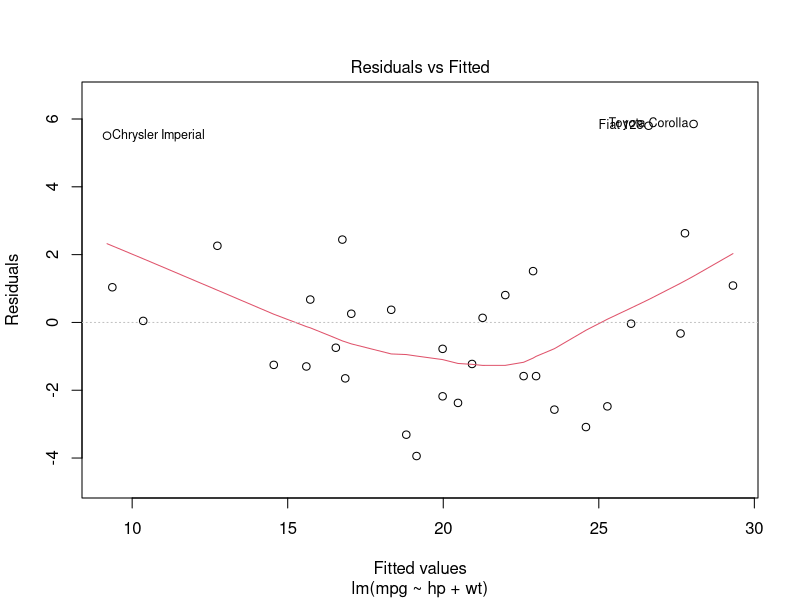
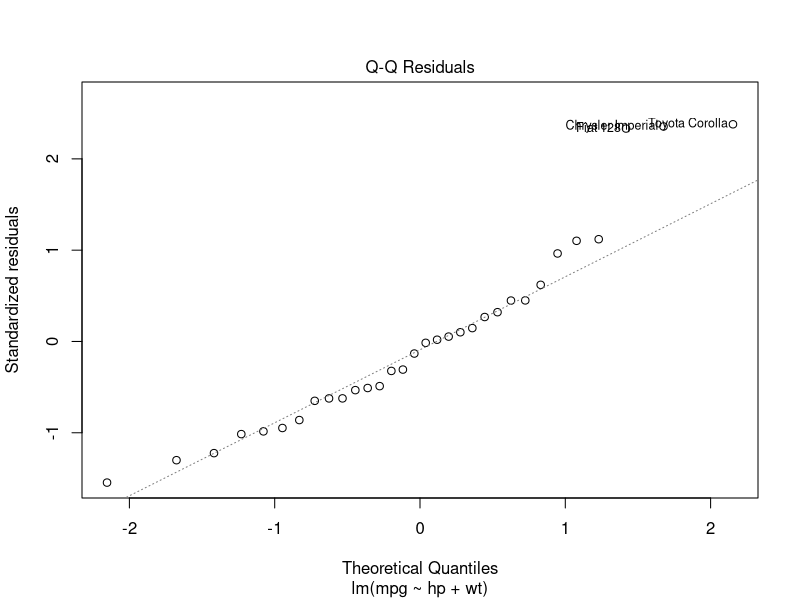

Generate these figures, in order, with R:
## ---- chunk 1
knitr::opts_chunk$set(echo=T,eval=T,message=F,warning=F,fig.align='center')
library(tidyverse)
## ---- chunk 2
lm.mtcars = lm(mpg ~ hp + wt, data = mtcars)
plot(lm.mtcars,ask=F,which=1:2)
## ---- chunk 3
summary(lm.mtcars)
## ---- chunk 4
library(MASS)
head(cats)
